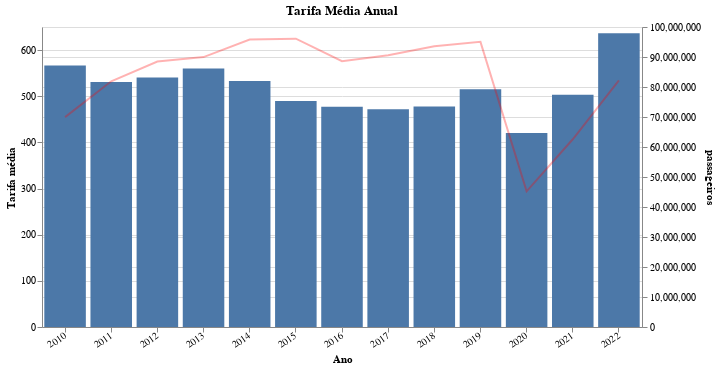

Write notebook code for a chart like this one.
### Code cell
base = alt.Chart(df_final_by_year[df_final_by_year["ANO"] >= 2010], title="Tarifa Média Anual").encode(x=alt.X("ANO:N", axis=alt.Axis(labelAngle=325)))

bar = base.mark_bar().encode(
    alt.X('ANO:N', title="Ano"),
    alt.Y("tarifa_media_ano", title="Tarifa média"),
    tooltip = ["ANO", "tarifa_media_ano"],
)
line =  base.mark_line(
    color="red",
    opacity=0.3,
).encode(y=alt.Y('passageiros:Q', axis=alt.Axis(grid=True)))

(bar + line).resolve_scale(y='independent').properties(width=600)

### Figure 1 — Vega-Lite specification as saved in the notebook (floating-point values rounded to 4 significant figures)
{"config": {"view": {"continuousWidth": 400, "continuousHeight": 300}}, "layer": [{"mark": "bar", "encoding": {"tooltip": [{"field": "ANO", "type": "quantitative"}, {"field": "tarifa_media_ano", "type": "quantitative"}], "x": {"field": "ANO", "title": "Ano", "type": "nominal"}, "y": {"field": "tarifa_media_ano", "title": "Tarifa média", "type": "quantitative"}}, "title": "Tarifa Média Anual"}, {"mark": {"type": "line", "color": "red", "opacity": 0.3}, "encoding": {"x": {"axis": {"labelAngle": 325}, "field": "ANO", "type": "nominal"}, "y": {"axis": {"grid": true}, "field": "passageiros", "type": "quantitative"}}, "title": "Tarifa Média Anual"}], "data": {"name": "data-ad4a2e92027dc0602943615d01a8ec27"}, "resolve": {"scale": {"y": "independent"}}, "width": 600, "$schema": "https://vega.github.io/schema/vega-lite/v4.17.0.json", "datasets": {"data-ad4a2e92027dc0602943615d01a8ec27": [{"ANO": 2010, "tarifa_media_ano": 566.6, "passageiros": 69970000.0}, {"ANO": 2011, "tarifa_media_ano": 531.1, "passageiros": 81900000.0}, {"ANO": 2012, "tarifa_media_ano": 540.5, "passageiros": 88470000.0}, {"ANO": 2013, "tarifa_media_ano": 559.9, "passageiros": 89960000.0}, {"ANO": 2014, "tarifa_media_ano": 532.9, "passageiros": 95830000.0}, {"ANO": 2015, "tarifa_media_ano": 489.9, "passageiros": 96090000.0}, {"ANO": 2016, "tarifa_media_ano": 477.4, "passageiros": 88600000.0}, {"ANO": 2017, "tarifa_media_ano": 472.0, "passageiros": 90580000.0}, {"ANO": 2018, "tarifa_media_ano": 477.9, "passageiros": 93610000.0}, {"ANO": 2019, "tarifa_media_ano": 515.3, "passageiros": 95050000.0}, {"ANO": 2020, "tarifa_media_ano": 420.5, "passageiros": 45220000.0}, {"ANO": 2021, "tarifa_media_ano": 503.1, "passageiros": 62580000.0}, {"ANO": 2022, "tarifa_media_ano": 636.7, "passageiros": 82230000.0}]}}
